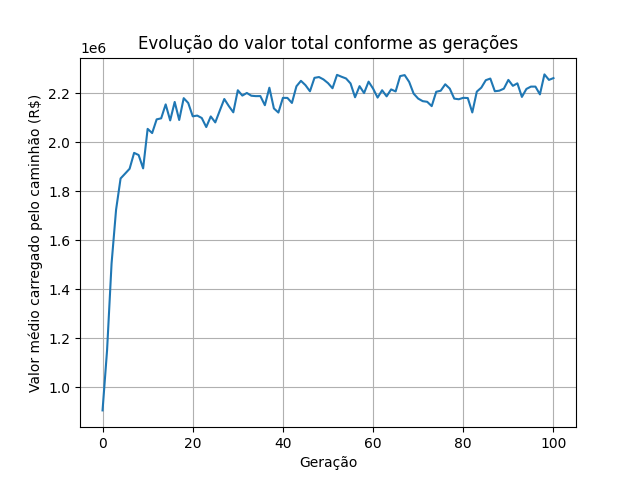

Write the Python code that produced this figure.
from matplotlib import pyplot as plt

def geraGraficoHistoricoFitness(historicoFitness):
    plt.plot(range(len(historicoFitness)), historicoFitness)
    plt.grid(True, zorder=0)
    plt.title("Evolução do valor total conforme as gerações")
    plt.xlabel("Geração")
    plt.ylabel("Valor médio carregado pelo caminhão (R$)")

    plt.savefig('grafico.png')

